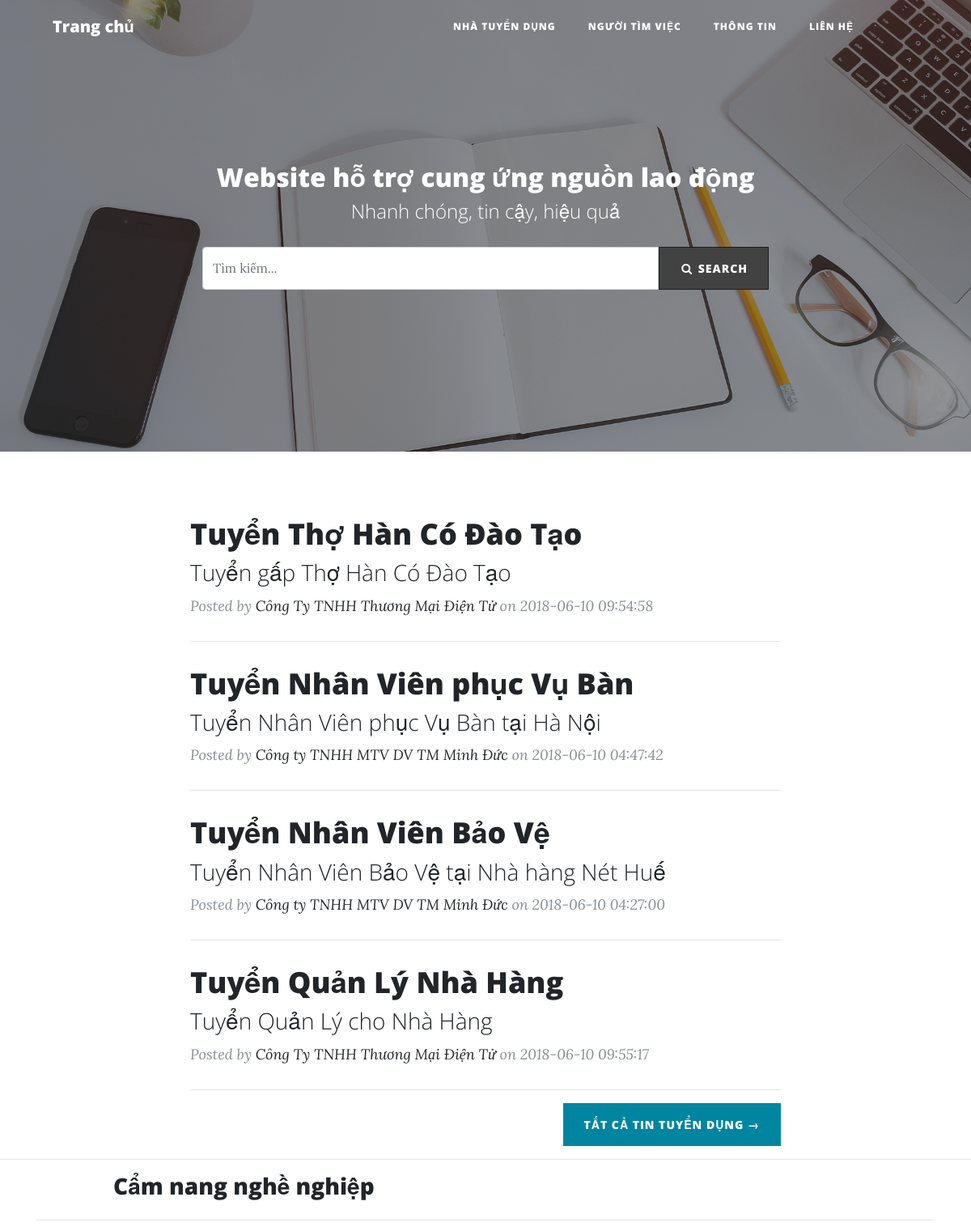
Before: / (upper part) with the older database file.
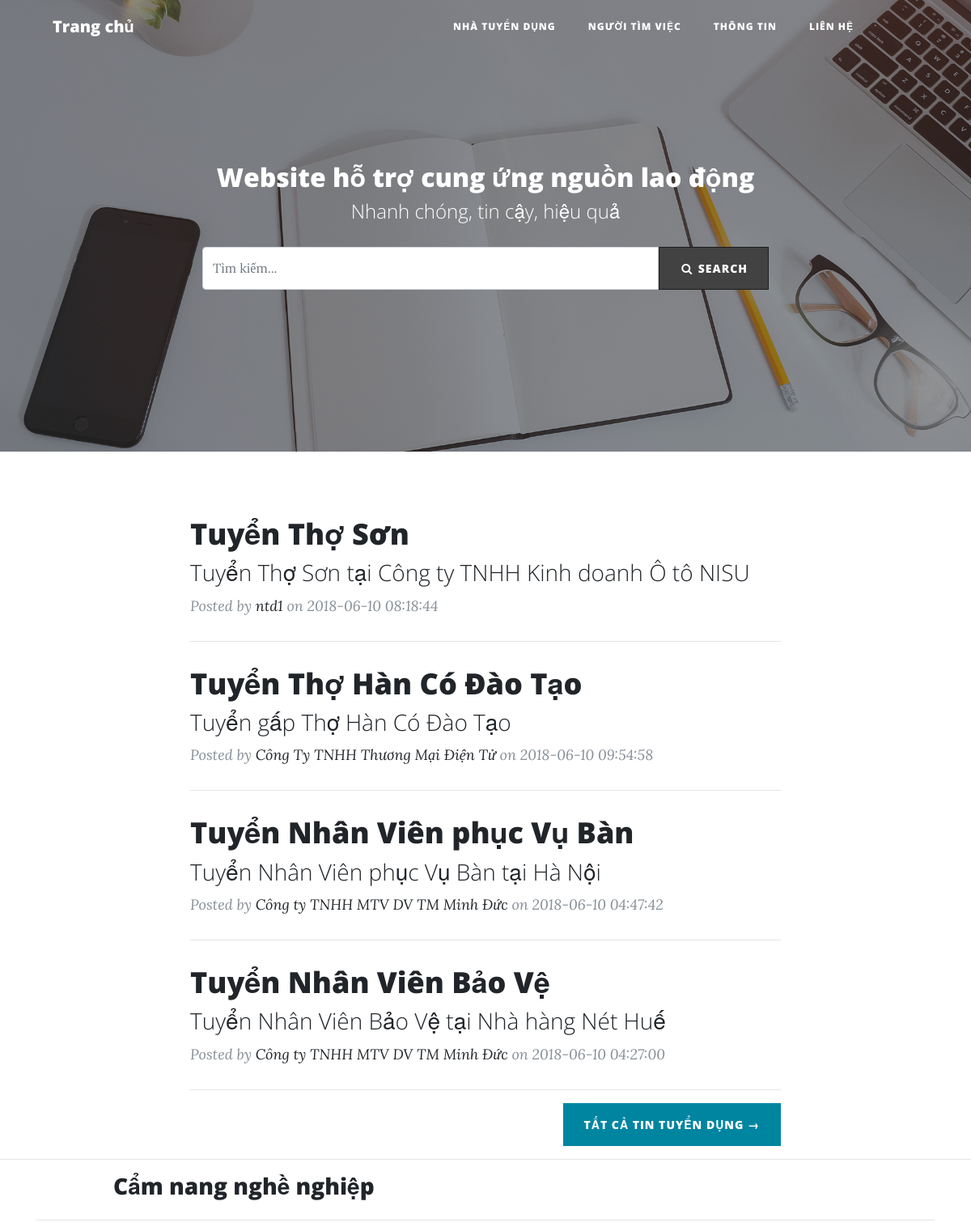
After: the same page with the newer database file.
### tables this page shows
CREATE TABLE `posts` (
  `id` int(11) NOT NULL,
  `title` varchar(255) NOT NULL,
  `sub_title` varchar(255) NOT NULL,
  `body` text NOT NULL,
  `post_cover` varchar(255) NOT NULL,
  `salary` varchar(255) DEFAULT NULL,
  `experience` varchar(255) DEFAULT NULL,
  `JobType` varchar(255) DEFAULT NULL,
  `location` varchar(255) DEFAULT NULL,
  `AgeRequest` varchar(255) DEFAULT NULL,
  `GenderRequest` varchar(255) DEFAULT NULL,
  `DegreeRequest` varchar(255) DEFAULT NULL,
  `amount` varchar(255) DEFAULT NULL,
  `description` text,
  `benefit` text,
  `FileRequest` text,
  `deadline` text,
  `another` text,
  `created_at` timestamp NOT NULL DEFAULT CURRENT_TIMESTAMP ON UPDATE CURRENT_TIMESTAMP,
  `updated_at` timestamp NOT NULL DEFAULT '0000-00-00 00:00:00',
  `status` tinyint(4) NOT NULL COMMENT '0 - Draft; 1 - Active; 2 - Delete',
  `auth_id` tinyint(4) NOT NULL
);

CREATE TABLE `users` (
  `id` int(11) NOT NULL,
  `namecompany` varchar(255) DEFAULT NULL,
  `representative` varchar(255) DEFAULT NULL,
  `email` varchar(255) DEFAULT NULL,
  `username` varchar(40) NOT NULL,
  `password` varchar(200) NOT NULL,
  `phone` int(11) DEFAULT NULL,
  `address` varchar(255) DEFAULT NULL,
  `skill` text,
  `type_user` int(11) DEFAULT NULL COMMENT '1-admin; 2-công ty; 3-người lđ',
  `created_at` timestamp NOT NULL DEFAULT CURRENT_TIMESTAMP ON UPDATE CURRENT_TIMESTAMP,
  `updated_at` timestamp NOT NULL DEFAULT '0000-00-00 00:00:00',
  `status` int(11) NOT NULL COMMENT '1 - Còn tồn tại; 2 - Đã xuất'
);

### app/func/post.php (called while the page is built, shortened)
<?php
function get4Posts() {
	global $conn;
	$posts = array();
	$sql = "SELECT posts.id, posts.title, posts.sub_title, posts.body, posts.post_cover, posts.created_at, users.namecompany FROM posts INNER JOIN users WHERE posts.auth_id = users.id AND posts.status = 1 ORDER BY posts.id DESC LIMIT 4";
	$result = mysqli_query($conn, $sql);
	if (mysqli_num_rows($result) > 0) {
	    while($row = mysqli_fetch_assoc($result)) {
	        $posts[] = $row;
	    }
	}
	return $posts;
}
?>

### index.php (the view, shortened to what this page needs)
<?php
	include_once('app/init.php');
	include_once('views/_header.php');
	if(isset($_POST['submit'])) {
        if (!empty($_POST['keyword'])){
            $posts = searchPost($_POST['keyword']);
        }else{
            $posts = get4Posts();
        }
	}else{
		$posts = get4Posts();
	}
?>
<header class="masthead" style="background-image: url('public/img/home-bg.jpg')">
    <div class="overlay"></div>
    <div class="container">
        <div class="row">
            <div class="col-lg-8 col-md-10 mx-auto">
                <div class="site-heading">
                    <h2>Website hỗ trợ cung ứng nguồn lao động</h2>
                    <span class="subheading">Nhanh chóng, tin cậy, hiệu quả</span>
                    <br>
            <form action="" method="post">
                <div class="container">
                    <div class="input-group">
                        <input type="text" class="form-control" name="keyword" placeholder="Tìm kiếm..." value="<?php if (isset($_GET['keyword']) ? $_GET['keyword'] : ''); ?>" />
                          <span class="input-group-btn">
                            <button class="btn btn-search" name="submit" type="submit"><i class="fa fa-search fa-fw"></i> Search</button>
                          </span>
                    </div>
                </div>
            </form>
                </div>
            </div>
        </div>
    </div>
</header>
<div class="container">
    <div class="row">
        <div class="col-lg-8 col-md-10 mx-auto">
            <?php
					foreach ($posts as $post) { ?>
                <div class="post-preview">
                    <a href="post.php?post-id=<?= $post['id'] ?>">
                        <h2 class="post-title">
									<?= $post['title'] ?>
								</h2>
                        <h3 class="post-subtitle">
									<?= $post['sub_title'] ?>
								</h3>
                    </a>
                    <p class="post-meta">Posted by
                        <a href="#">
                            <?= $post['namecompany'] ?>
                        </a>
                        on
                        <?= $post['created_at'] ?>
                    </p>
                </div>
                <hr>
                <?php }
				?>
                <div class="clearfix">
                    <a class="btn btn-primary float-right" href="allPosts.php">Tất cả tin tuyển dụng &rarr;</a>
                </div>
        </div>
    </div>
</div>
<hr>
<div class="container">
    <div class="row">
        <div class="col-lg-10 col-md-12 mx-auto blue">
            <h3 class="blue">Cẩm nang nghề nghiệp</h3>
        </div>
    </div>
    <hr>
</div>
<?php
	include_once('views/_footer.php');
?>

Changed rows visible on the page:
no longer on this page (row unchanged): posts: title "Tuyển Quản Lý Nhà Hàng", sub_title "Tuyển Quản Lý cho Nhà Hàng", users.namecompany "Công Ty TNHH Thương Mại Điện Tử", created_at "2018-06-10 09:55:17"
added posts: title "Tuyển Thợ Sơn", sub_title "Tuyển Thợ Sơn tại Công ty TNHH Kinh doanh Ô tô NISU", users.namecompany "ntd1", created_at "2018-06-10 08:18:44"
